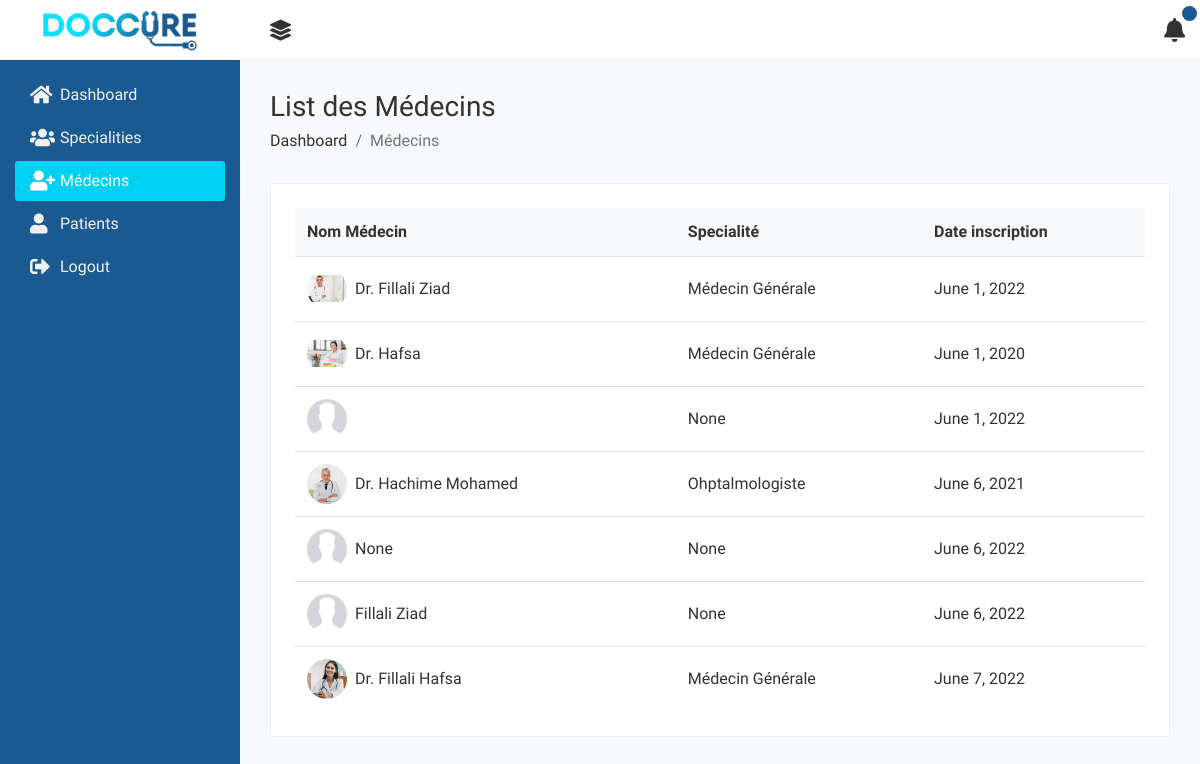
/A_doctors/, run on the app's committed database.
### Patient/models.py (models this page shows, shortened)
class Medecin(models.Model):
    img_medecin = models.ImageField(null=True, upload_to='medecin', blank=True)
    nom_medecin = models.CharField(null=True, blank=True, max_length=20)
    prenom_medecin = models.CharField(null=True, blank=True, max_length=20)
    genre = models.CharField(max_length=10, choices=genre, null=True, blank=True)
    date_naiss = models.DateField(null=True, blank=True)
    biographie = models.TextField(null=True, blank=True)
    googlemaps_iframe = models.CharField(max_length=1000, blank=True, null=True)
    email = models.EmailField(unique=True, blank=True, null=True)
    NomCabinet = models.CharField(max_length=60, unique=True, blank=True, null=True)
    telephone = models.PositiveBigIntegerField(blank=True, null=True)
    addresse = models.CharField(max_length=60, null=True, blank=True)
    specialite = models.ForeignKey(specialite, on_delete=models.CASCADE, null=True, blank=True)
    img1 = models.ImageField(null=True, upload_to='cabinet', blank=True, default="anonymous_clinic.jpg")
    img2 = models.ImageField(null=True, upload_to='cabinet', blank=True, default="anonymous_clinic.jpg")
    img3 = models.ImageField(null=True, upload_to='cabinet', blank=True, default="anonymous_clinic.jpg")
    wilaya = models.ForeignKey(wilaya, on_delete=models.CASCADE, null=True, blank=True)
    commune = models.ForeignKey(commune, on_delete=models.CASCADE, null=True, blank=True)
    rating = models.IntegerField(default=0.0, null=True, blank=True)
    Date_signIn = models.DateField(null=True, blank=True, default=datetime.datetime.now().date())

class specialite(models.Model):
   specialite = models.CharField(max_length=400)
   def __str__(self):
        return self.specialite

### Patient/views.py (the view)
# urls.py: path('A_doctors/', views.getDoctorsA, name="DoctorsAdmin"),
def getDoctorsA(request):
    doctors = Medecin.objects.all()
    n = Notification.objects.filter(user = request.user).order_by('-Date')
    notif = serializers.serialize("json", n)
    if n.exists():
        empty = 'false'
    else:
        empty = 'true'
    for notification in n:
        if notification.new == True :
            notification.new = False
            notification.save()
    context = {
        'notif': notif,
        'empty': empty,
        'doctors': doctors
    }
    return render(request, 'A/Doctors.html', context)

### templates/A/Doctors.html (shortened to what this page needs)
{%extends 'A/base.html'%}
{%load static%}
{%block sideBar%}
    <li>
        <a href="{%url 'H_admin'%}"><i class="fas fa-home" style="font-size: 20px;"></i> <span>Dashboard</span></a>
    </li>
    <li>
        <a href="{%url 'specialitesAdmin'%}"><i class="fas fa-users" style="font-size: 20px;"></i> <span>Specialities</span></a>
    </li>
    <li  class="active">
        <a href="{%url 'DoctorsAdmin'%}"><i class="fas fa-user-plus" style="font-size: 20px;"></i> <span>Médecins</span></a>
    </li>
    <li>
        <a href="{%url 'PatientsAdmin'%}"><i class="fas fa-user" style="font-size: 20px;"></i> <span>Patients</span></a>
    </li>
    <li>
        <a href="{%url 'Logout'%}"><i class="fas fa-sign-out-alt" style="font-size: 20px;"></i> <span>Logout</span></a>
    </li>
{%endblock%}
{%block content%}
    <div class="page-wrapper">
        <div class="content container-fluid">
            <div class="page-header">
                <div class="row">
                    <div class="col-sm-12">
                        <h3 class="page-title">List des Médecins</h3>
                        <ul class="breadcrumb">
                            <li class="breadcrumb-item"><a href="{%url 'H_admin'%}">Dashboard</a></li>
                            <li class="breadcrumb-item active">Médecins</li>
                        </ul>
                    </div>
                </div>
            </div>
            <div class="row">
                <div class="col-sm-12">
                    <div class="card">
                        <div class="card-body">
                            <div class="table-responsive">
                                <table class="datatable table table-hover table-center mb-0">
                                    <thead>
                                        <tr>
                                            <th>Nom Médecin</th>
                                            <th>Specialité</th>
                                            <th>Date inscription</th>
                                        </tr>
                                    </thead>
                                    <tbody>
                                        {%for doctor in doctors%}
                                        <tr>
                                            <td>
                                                <h2 class="table-avatar">
                                                    <a href="#" class="avatar avatar-sm mr-2"><img class="avatar-img rounded-circle" src="{{doctor.img_medecin.url}}" alt="User Image"></a>
                                                    <a href="#">{{doctor.NomCabinet}}</a>
                                                </h2>
                                            </td>
                                            <td>{{doctor.specialite}}</td>
                                            <td>{{doctor.Date_signIn}}</td>
                                        </tr>
                                        {%endfor%}
                                    </tbody>
                                </table>
                            </div>
                        </div>
                    </div>
                </div>
            </div>
        </div>
    </div>
{%endblock%}

### data on the page
Medecin: img_medecin (picture), NomCabinet "Dr. Fillali Ziad", specialite "Médecin Générale", Date_signIn "June 1, 2022"
Medecin: img_medecin (picture), NomCabinet "Dr. Hafsa", specialite "Médecin Générale", Date_signIn "June 1, 2020"
Medecin: img_medecin (placeholder picture), specialite "None", Date_signIn "June 1, 2022"
Medecin: img_medecin (picture), NomCabinet "Dr. Hachime Mohamed", specialite "Ohptalmologiste", Date_signIn "June 6, 2021"
Medecin: img_medecin (placeholder picture), NomCabinet "None", specialite "None", Date_signIn "June 6, 2022"
Medecin: img_medecin (placeholder picture), NomCabinet "Fillali Ziad", specialite "None", Date_signIn "June 6, 2022"
Medecin: img_medecin (picture), NomCabinet "Dr. Fillali Hafsa", specialite "Médecin Générale", Date_signIn "June 7, 2022"
